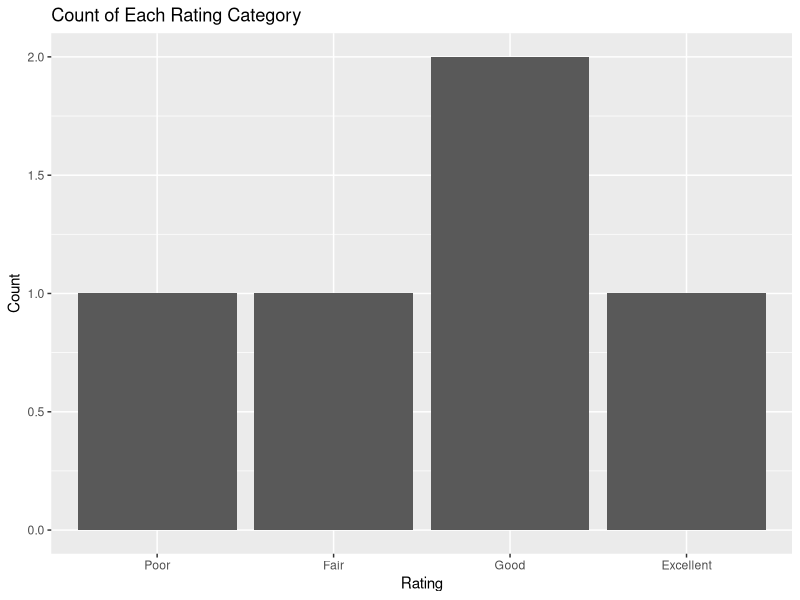
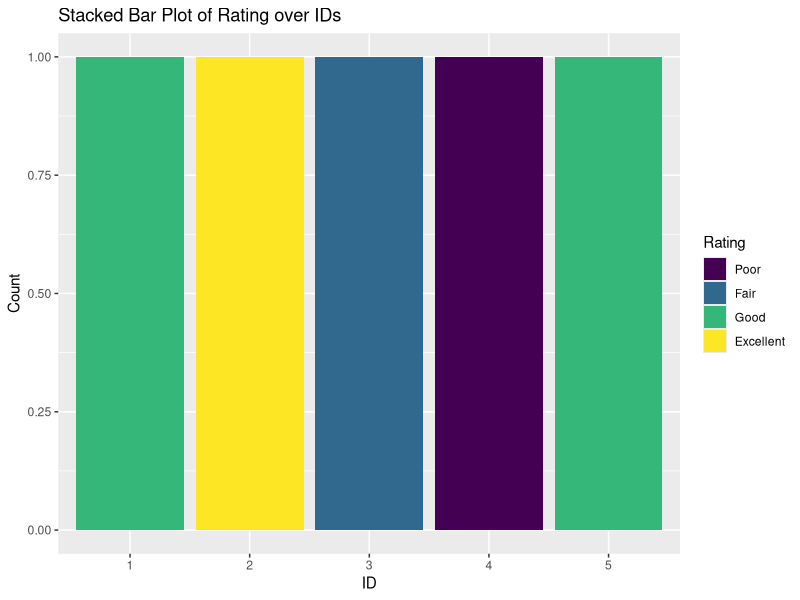
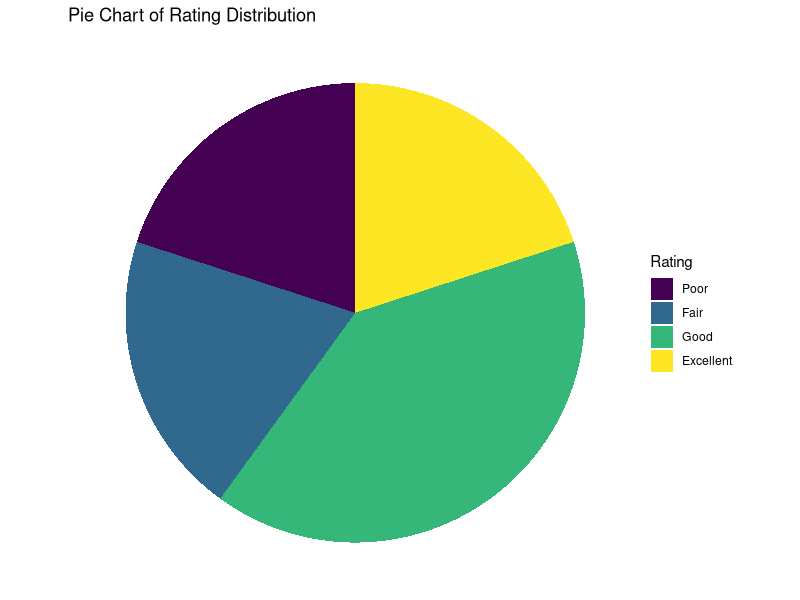
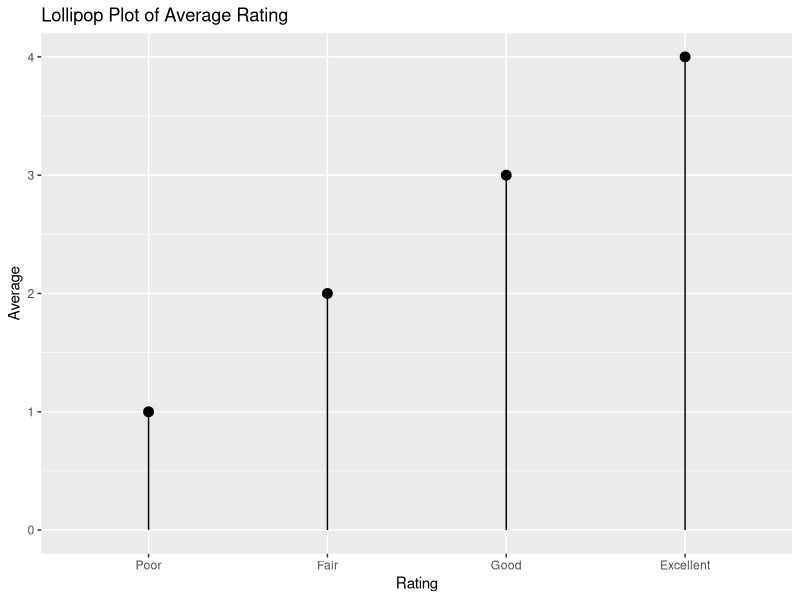
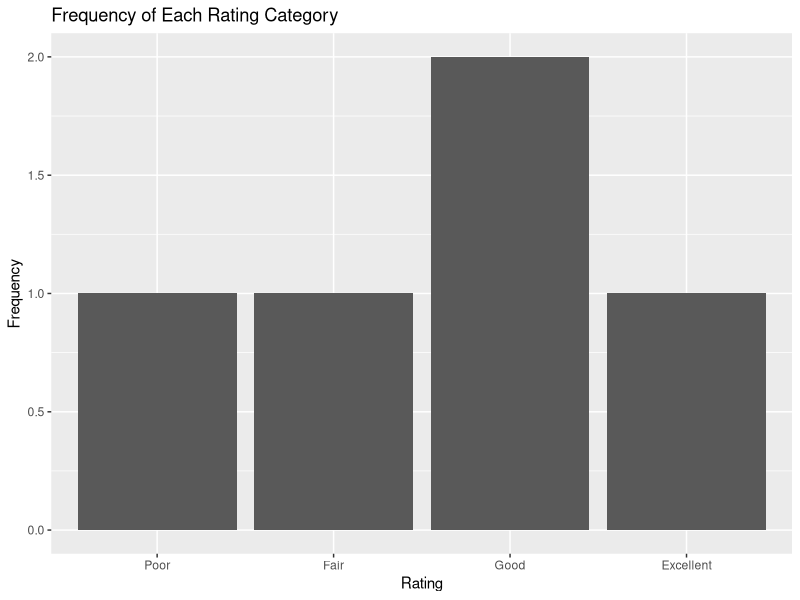

The R script that drew these images, in order:
# Load necessary libraries
library(ggplot2)
library(dplyr)

# Create the data frame
data <- data.frame(
  ID = c(1, 2, 3, 4, 5),
  Rating = factor(c("Good", "Excellent", "Fair", "Poor", "Good"), 
                  levels = c("Poor", "Fair", "Good", "Excellent"), 
                  ordered = TRUE)
)

# 1. Create a bar plot showing the count of each Rating category
ggplot(data, aes(x = Rating)) +
  geom_bar() +
  labs(title = "Count of Each Rating Category", x = "Rating", y = "Count")

# 2. Generate a stacked bar plot of Rating over IDs
ggplot(data, aes(x = factor(ID), fill = Rating)) +
  geom_bar(position = "stack") +
  labs(title = "Stacked Bar Plot of Rating over IDs", x = "ID", y = "Count")

# 3. Plot a pie chart representing the distribution of Ratings
rating_counts <- data %>% 
  count(Rating) %>% 
  mutate(percentage = n / sum(n) * 100)

ggplot(rating_counts, aes(x = "", y = percentage, fill = Rating)) +
  geom_bar(stat = "identity", width = 1) +
  coord_polar(theta = "y") +
  labs(title = "Pie Chart of Rating Distribution") +
  theme_void()

# 4. Create a lollipop plot showing the average Rating
# Converting Rating to numeric values for calculation
data <- data %>%
  mutate(Rating_numeric = as.numeric(Rating))

average_rating <- data %>%
  group_by(Rating) %>%
  summarise(avg_rating = mean(Rating_numeric))

ggplot(average_rating, aes(x = Rating, y = avg_rating)) +
  geom_segment(aes(x = Rating, xend = Rating, y = 0, yend = avg_rating)) +
  geom_point(size = 3) +
  labs(title = "Lollipop Plot of Average Rating", x = "Rating", y = "Average")

# 5. Plot a bar chart showing the frequency of each Rating category
ggplot(data, aes(x = Rating)) +
  geom_bar() +
  labs(title = "Frequency of Each Rating Category", x = "Rating", y = "Frequency")
